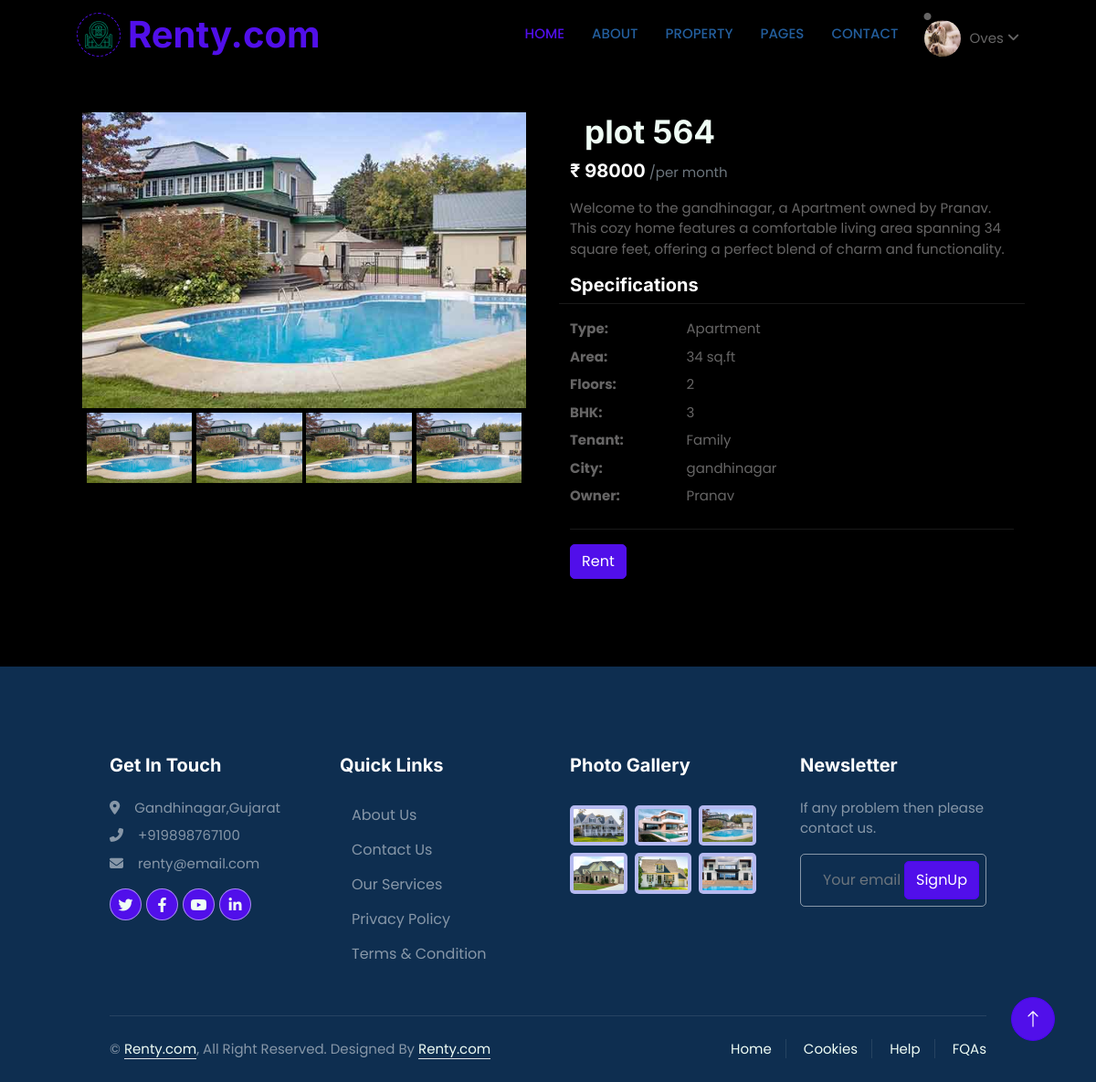
/propdetails/5 (signed in), run on the app's committed database.
### renty/models.py (models this page shows, shortened)
class Profile(models.Model):
    user = models.OneToOneField(User, on_delete=models.CASCADE, related_name="profile") # Delete profile when user is deleted
    image = models.ImageField(default='default.jpg', upload_to='profile_pics')

class Property_Details(models.Model):
    fullname = models.CharField( max_length=100,null=False,blank=False)
    dob = models.DateField( max_length=100,null=False,blank=False)
    email = models.CharField( max_length=100,null=False,blank=False)
    mob_number = models.CharField( max_length=100,null=False,blank=False)
    gender = models.CharField( max_length=100,null=False,blank=False)
    Occupation = models.CharField( max_length=100,null=False,blank=False)
    id_type = models.CharField( max_length=100,null=False,blank=False)
    id_num = models.CharField( max_length=100,null=False,blank=False)
    issue_auth = models.CharField( max_length=100,null=False,blank=False)
    issue_state = models.CharField( max_length=100,null=False,blank=False)
    issue_date = models.DateField( max_length=100,null=False,blank=False)
    exp_date = models.DateField( max_length=100,null=False,blank=False)
    price = models.CharField( max_length=100,null=False,blank=False)
    prop_type = models.CharField( max_length=100,null=False,blank=False)
    bedroom_no = models.CharField( max_length=100,null=False,blank=False)
    floors = models.CharField( max_length=100,null=False,blank=False)
    area = models.CharField( max_length=100,null=False,blank=False)
    address = models.CharField( max_length=100,null=False,blank=False)
    tenant_type = models.CharField( max_length=100,null=False,blank=False)
    prop_img1 = models.ImageField(null=True, blank=True, upload_to='property')
    city = models.CharField( max_length=100,null=True,blank=False)

### renty/views.py (the view)
# urls.py: path("propdetails/<int:id>",views.prop_detail_view,name='property_details'),
def prop_detail_view(request,id):
    prop = Property_Details.objects.get(id=id)
    context = {
        "prop": prop,
    }
    return render(request,"rent_info.html",context)

### renty/templates/rent_info.html (shortened to what this page needs)
{% load static %}
<!DOCTYPE html>
<html lang="en">
<head>
    <link rel="stylesheet" href="https://cdnjs.cloudflare.com/ajax/libs/font-awesome/6.4.0/css/all.min.css" />
    <link rel="stylesheet" href="https://cdnjs.cloudflare.com/ajax/libs/font-awesome/6.4.0/css/all.min.css"
 />
    <link href="https://cdnjs.cloudflare.com/ajax/libs/font-awesome/5.10.0/css/all.min.css" rel="stylesheet">
    <link href="https://cdn.jsdelivr.net/npm/bootstrap-icons@1.4.1/font/bootstrap-icons.css" rel="stylesheet">
    <link href="{% static 'lib/animate/animate.min.css' %}" rel="stylesheet">
    <link href="{% static 'lib/owlcarousel/assets/owl.carousel.min.css' %}" rel="stylesheet">
    <link href="{% static 'css/bootstrap.min.css' %}" rel="stylesheet">
    <link href="{% static 'css/style4.css' %}" rel="stylesheet">
</head>
<body>
    <div class="container-xxl bg-white p-0">
        <div class="container-fluid nav-bar bg-transparent">
            <nav class="navbar navbar-expand-lg bg-white navbar-light py-0 px-4">
                <a href="/" class="navbar-brand d-flex align-items-center text-center">
                    <div class="icon p-2 me-2">
                        <img class="img-fluid" src="{% static 'img\icon-housing.png' %}" alt="Icon"
                            style="width: 30px; height: 30px;">
                    </div>
                    <h1 class="m-0 text-primary">Renty.com</h1>
                </a>
                <div class="collapse navbar-collapse" id="navbarCollapse">
                    <div class="navbar-nav ms-auto">
                        <a href="/" class="nav-item nav-link active">Home</a>
                        <a href="/#developer" class="nav-item nav-link">About</a>
                        <div class="nav-item dropdown">
                            <a href="#" class="nav-link " data-bs-toggle="dropdown">Property</a>
                        </div>
                        <div class="nav-item dropdown">
                            <a href="#" class="nav-link " data-bs-toggle="dropdown">Pages</a>
                        </div>
                        <a href="{% url "conpage" %}" class="nav-item nav-link">Contact</a>
                    </div>
                    {% if request.user.is_authenticated %}
                    <div class="profile-dropdown">
                        <div onclick="toggle()"     class="user-info d-flex align-items-center">
                            <div class="profile-img">
                                <i class="fa-solid fa-circle"><img src="{{request.user.profile.image.url}}"></i>
                            </div>
                            <span>{{request.user}}
                                <i class="fa-solid fa-angle-down"></i>
                            </span>
                        </div>
                    </div>
                    {% else %}
                        <a href="{% url 'user_login' %}" class="btn btn-primary px-3 d-none d-lg-flex">Login</a>
                    {% endif %}
                </div>
            </nav>
        </div>
<section class="py-5">
    <div class="container">
      <div class="row gx-5">
        <aside class="col-lg-6">
          <div class="propertyinfo-imgs">
            <div class="img-display">
                <div class="img-showcase">
                    <img src="{{prop.prop_img1.url}}" alt="property image" class="img-showcase">
                </div>
            </div>
            <div class="img-select">
                <div class="img-item">
                    <a href="#" data-id="1">
                        <img src="{{prop.prop_img1.url}}" alt="property image"
                            class="image-property">
                    </a>
                </div>
                <div class="img-item">
                    <a href="#" data-id="2">
                        <img src="{{prop.prop_img1.url}}" alt="property image"
                            class="image-property">
                    </a>
                </div>
                <div class="img-item">
                    <a href="#" data-id="3">
                        <img src="{{prop.prop_img1.url}}" alt="property image"
                            class="image-property">
                    </a>
                </div>
                <div class="img-item">
                    <a href="#" data-id="4">
                        <img src="{{prop.prop_img1.url}}" alt="property image"
                            class="image-property">
                    </a>
                </div>
            </div>
        </div>
        </aside>
        <main class="col-lg-6">
          <div class="ps-lg-3">
            <h4 class="title text-light">
                 {{prop.address}}
            </h4>
            </div>
            <div class="mb-3">
              <span class="h5">₹ {{prop.price}}</span>
              <span class="text-muted">/per month</span>
            </div>
            <p>
                Welcome to the {{prop.city}}, a {{prop.prop_type}} owned by {{prop.fullname}}. This cozy home features a comfortable living area spanning {{prop.area}} square feet, offering a perfect blend of charm and functionality.
            </p>
            <div class="row">
                <span class="h5"> Specifications</span>
            <hr />
              <dt class="col-3">Type:</dt>
              <dd class="col-9">{{prop.prop_type}}</dd>
              <dt class="col-3">Area:</dt>
              <dd class="col-9">{{prop.area}} sq.ft</dd>
              <dt class="col-3">Floors:</dt>
              <dd class="col-9">{{prop.floors}}</dd>
              <dt class="col-3">BHK:</dt>
              <dd class="col-9">{{prop.bedroom_no}}</dd>
              <dt class="col-3">Tenant:</dt>
              <dd class="col-9">{{prop.tenant_type}}</dd>
              <dt class="col-3">City:</dt>
              <dd class="col-9">{{prop.city}}</dd>
              <dt class="col-3">Owner:</dt>
              <dd class="col-9">{{prop.fullname}}</dd>
            </div>
            <hr />
            <button href="#" class="btn" onclick="oppay()" href=> Rent </button>
          </div>
      </div>
    </div>
  <div class="container-fluid bg-dark text-white-50 footer pt-5 mt-5 wow fadeIn" data-wow-delay="0.1s">
    <div class="container py-5">
        <div class="row g-5">
            <div class="col-lg-3 col-md-6">
                <h5 class="text-white mb-4">Get In Touch</h5>
                <p class="mb-2"><i class="fa fa-map-marker-alt me-3"></i>Gandhinagar,Gujarat</p>
                <p class="mb-2"><i class="fa fa-phone-alt me-3"></i>+919898767100</p>
                <p class="mb-2"><i class="fa fa-envelope me-3"></i>renty@email.com</p>
                <div class="d-flex pt-2">
                    <a class="btn btn-outline-light btn-social" href=""><i class="fab fa-twitter"></i></a>
                    <a class="btn btn-outline-light btn-social" href=""><i class="fab fa-facebook-f"></i></a>
                    <a class="btn btn-outline-light btn-social" href=""><i class="fab fa-youtube"></i></a>
                    <a class="btn btn-outline-light btn-social" href=""><i class="fab fa-linkedin-in"></i></a>
                </div>
            </div>
            <div class="col-lg-3 col-md-6">
                <h5 class="text-white mb-4">Quick Links</h5>
                <a class="bttn btn-link text-white-50" href="">About Us</a>
                <a class="bttn btn-link text-white-50" href="contact.html">Contact
                    Us</a>
                <a class="bttn btn-link text-white-50" href="">Our Services</a>
                <a class="bttn btn-link text-white-50" href="">Privacy Policy</a>
                <a class="bttn btn-link text-white-50" href="">Terms & Condition</a>
            </div>
            <div class="col-lg-3 col-md-6">
                <h5 class="text-white mb-4">Photo Gallery</h5>
                <div class="row g-2 pt-2">
                    <div class="col-4">
                        <img class="img-fluid rounded bg-light p-1" src="{% static "img/property-1.jpg" %}" alt="">
                    </div>
                    <div class="col-4">
                        <img class="img-fluid rounded bg-light p-1" src="{% static "img/property-2.jpg" %}" alt="">
                    </div>
                    <div class="col-4">
                        <img class="img-fluid rounded bg-light p-1" src="{% static "img/property-3.jpg" %}" alt="">
                    </div>
                    <div class="col-4">
                        <img class="img-fluid rounded bg-light p-1" src="{% static "img/property-4.jpg" %}" alt="">
                    </div>
                    <div class="col-4">
                        <img class="img-fluid rounded bg-light p-1" src="{% static "img/property-5.jpg" %}" alt="">
                    </div>
                    <div class="col-4">
                        <img class="img-fluid rounded bg-light p-1" src="{% static "img/property-6.jpg" %}" alt="">
                    </div>
                </div>
            </div>
            <div class="col-lg-3 col-md-6">
                <h5 class="text-white mb-4">Newsletter</h5>
                <p>If any problem then please contact us.</p>
                <div class="position-relative mx-auto" style="max-width: 400px;">
                    <input class="form-control bg-transparent w-100 py-3 ps-4 pe-5" type="text"
                        placeholder="Your email">
                    <button type="button"
                        class="btn btn-primary py-2 position-absolute top-0 end-0 mt-2 me-2">SignUp</button>
                </div>
            </div>
        </div>
    </div>
    <div class="container">
        <div class="copyright">
            <div class="row">
                <div class="col-md-6 text-center text-md-start mb-3 mb-md-0">
                    &copy; <a class="border-bottom" href="/">Renty.com</a>, All Right Reserved.
                    Designed By <a class="border-bottom" href="/">Renty.com</a>
                </div>
                <div class="col-md-6 text-center text-md-end">
                    <div class="footer-menu">
                        <a href="/">Home</a>
                        <a href="">Cookies</a>
                        <a href="/contact">Help</a>
                        <a href="">FQAs</a>
                    </div>
                </div>
            </div>
        </div>
    </div>
</div>
<a href="#" class="btn btn-lg btn-primary btn-lg-square back-to-top"><i class="bi bi-arrow-up"></i></a>
</body>
</html>

### renty/static/css/style4.css (style rules this page uses)
:root { --primary: #510fea; --secondary: #510fea; --light: #EFFDF5; --dark: #235e9d; --black: #000000; --secondary-light: rgba(18, 32, 145, 0.2); --shadow: 0px 2px 8px 0px var(--secondary-light); }
.back-to-top { position: fixed; display: none; right: 45px; bottom: 45px; z-index: 99; }
body { background-color: #000000; }
.btn { transition: .5s; }
.btn.btn-primary, .btn.btn-secondary { color: #FFFFFF; }
.btn-lg-square { width: 48px; height: 48px; }
.btn-square, .btn-sm-square, .btn-lg-square { padding: 0; display: flex; align-items: center; justify-content: center; font-weight: normal; border-radius: 50px; }
.nav-bar { position: relative; transition: .5s; z-index: 9999; }
.navbar { box-shadow: 0 0 30px rgba(0, 0, 0, .08); }
.navbar-light .navbar-nav .nav-link { margin-right: 30px; padding: 25px 0; color: #FFFFFF; font-size: 15px; text-transform: uppercase; outline: none; }
.navbar-light .navbar-nav .nav-link:hover, .navbar-light .navbar-nav .nav-link.active { color: var(--primary); }
.navbar-light .navbar-brand { height: 75px; }
.navbar-light .navbar-nav .nav-link { color: var(--dark); font-weight: 500; }
.icon { padding: 15px; display: inline-flex; align-items: center; justify-content: center; background: #000000 !important; border-radius: 50px; border: 1px dashed var(--primary) !important; }
.footer .btn.btn-social { margin-right: 5px; width: 35px; height: 35px; display: flex; align-items: center; justify-content: center; color: var(--light); border: 1px solid rgba(255, 255, 255, 0.5); border-radius: 35px; transition: .3s; }
.footer .form-control { border-color: rgba(255, 255, 255, 0.5); }
.footer .copyright { padding: 25px 0; font-size: 15px; border-top: 1px solid rgba(256, 256, 256, .1); }
.footer .copyright a { color: var(--light); }
.footer .footer-menu a { margin-right: 15px; padding-right: 15px; border-right: 1px solid rgba(255, 255, 255, .1); }
.footer .footer-menu a:last-child { margin-right: 0; padding-right: 0; border-right: none; }
* { margin: 0; padding: 0; box-sizing: border-box; font-family: 'Poppins', sans-serif; }
body, input { font-family: 'Poppins', sans-serif; }
:root { --font-family1: 'Josefin Sans', sans-serif; --font-family2: 'Alegreya', serif; --black-color: #000000; --white-color: #fff; --color1: #510fea; --color2: #6a3adc; --color3: #6227ed; }
.title { font-size: 2.2rem; color: #354cbd; margin-bottom: 10px; }
.navbar .navbar-brand { margin-left: auto; padding-left: 0% }
.profile-dropdown { position: relative; width: fit-content; margin-top: 1cap; }
.profile-img { position: relative; width: 3rem; height: 3rem; border-radius: 50%; background-size: cover; }
.profile-img i { position: absolute; right: 0; bottom: 0.3rem; font-size: 0.5rem; color: var(--green); }
.user-info img { width: 40px; height: 40px; border-radius: 50%; margin-right: 10px; }
.image-property { width: 100%; display: block; }
.img-display { width: auto; overflow: hidden; }
.img-showcase { display: flex; width: 100%; transition: all 0.5s ease; }
.img-showcase img { min-width: 100%; }
.img-select { display: flex; }
.img-item { margin: 0.3rem; }
.img-item:nth-child(1), .img-item:nth-child(2), .img-item:nth-child(3) { margin-right: 0; }
@media screen and (min-width: 992px) { .propertyinfo-imgs { display: flex; flex-direction: column; justify-content: center; } }

### data on the page
Property_Details: prop_img1 (picture), address "plot 564", price "98000", city "gandhinagar", prop_type "Apartment", fullname "Pranav", area "34", floors "2", bedroom_no "3", tenant_type "Family"

### other printed values
{{ request.user }} "Oves"
